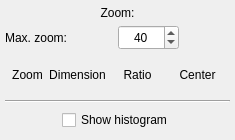
<?xml version="1.0" encoding="UTF-8"?>
<ui version="4.0">
 <class>TFViewModifier</class>
 <widget class="QWidget" name="TFViewModifier">
  <property name="geometry">
   <rect>
    <x>0</x>
    <y>0</y>
    <width>235</width>
    <height>140</height>
   </rect>
  </property>
  <property name="sizePolicy">
   <sizepolicy hsizetype="Preferred" vsizetype="Preferred">
    <horstretch>0</horstretch>
    <verstretch>0</verstretch>
   </sizepolicy>
  </property>
  <property name="minimumSize">
   <size>
    <width>235</width>
    <height>140</height>
   </size>
  </property>
  <property name="maximumSize">
   <size>
    <width>16777215</width>
    <height>16777215</height>
   </size>
  </property>
  <property name="windowTitle">
   <string>Form</string>
  </property>
  <widget class="QWidget" name="zoomWidget" native="true">
   <property name="geometry">
    <rect>
     <x>0</x>
     <y>0</y>
     <width>235</width>
     <height>140</height>
    </rect>
   </property>
   <property name="sizePolicy">
    <sizepolicy hsizetype="Preferred" vsizetype="Expanding">
     <horstretch>0</horstretch>
     <verstretch>0</verstretch>
    </sizepolicy>
   </property>
   <property name="minimumSize">
    <size>
     <width>0</width>
     <height>0</height>
    </size>
   </property>
   <layout class="QVBoxLayout" name="zoomValuesLayout">
    <property name="spacing">
     <number>5</number>
    </property>
    <property name="margin">
     <number>5</number>
    </property>
    <item>
     <widget class="QLabel" name="zoomTitleLabel">
      <property name="minimumSize">
       <size>
        <width>0</width>
        <height>15</height>
       </size>
      </property>
      <property name="maximumSize">
       <size>
        <width>16777215</width>
        <height>15</height>
       </size>
      </property>
      <property name="text">
       <string>Zoom:</string>
      </property>
      <property name="alignment">
       <set>Qt::AlignCenter</set>
      </property>
     </widget>
    </item>
    <item>
     <widget class="QWidget" name="maxSpinWidget" native="true">
      <property name="minimumSize">
       <size>
        <width>0</width>
        <height>25</height>
       </size>
      </property>
      <property name="maximumSize">
       <size>
        <width>16777215</width>
        <height>25</height>
       </size>
      </property>
      <layout class="QHBoxLayout" name="maxSpinLayout">
       <property name="spacing">
        <number>0</number>
       </property>
       <property name="margin">
        <number>0</number>
       </property>
       <item>
        <widget class="QLabel" name="maxZoomLabel">
         <property name="minimumSize">
          <size>
           <width>0</width>
           <height>25</height>
          </size>
         </property>
         <property name="text">
          <string>Max. zoom:</string>
         </property>
         <property name="alignment">
          <set>Qt::AlignRight|Qt::AlignTrailing|Qt::AlignVCenter</set>
         </property>
         <property name="margin">
          <number>2</number>
         </property>
        </widget>
       </item>
       <item>
        <spacer name="maxLeftSpacer">
         <property name="orientation">
          <enum>Qt::Horizontal</enum>
         </property>
         <property name="sizeHint" stdset="0">
          <size>
           <width>40</width>
           <height>20</height>
          </size>
         </property>
        </spacer>
       </item>
       <item>
        <widget class="QSpinBox" name="maxZoomSpin">
         <property name="sizePolicy">
          <sizepolicy hsizetype="Expanding" vsizetype="Expanding">
           <horstretch>0</horstretch>
           <verstretch>0</verstretch>
          </sizepolicy>
         </property>
         <property name="minimumSize">
          <size>
           <width>0</width>
           <height>25</height>
          </size>
         </property>
         <property name="layoutDirection">
          <enum>Qt::LeftToRight</enum>
         </property>
         <property name="alignment">
          <set>Qt::AlignCenter</set>
         </property>
         <property name="minimum">
          <number>1</number>
         </property>
         <property name="maximum">
          <number>10000</number>
         </property>
         <property name="value">
          <number>40</number>
         </property>
        </widget>
       </item>
       <item>
        <spacer name="maxRightSpacer">
         <property name="orientation">
          <enum>Qt::Horizontal</enum>
         </property>
         <property name="sizeHint" stdset="0">
          <size>
           <width>40</width>
           <height>20</height>
          </size>
         </property>
        </spacer>
       </item>
      </layout>
     </widget>
    </item>
    <item>
     <layout class="QVBoxLayout" name="valuesLayout">
      <property name="spacing">
       <number>0</number>
      </property>
      <property name="margin">
       <number>5</number>
      </property>
      <item>
       <widget class="QWidget" name="titlesWidget" native="true">
        <property name="minimumSize">
         <size>
          <width>215</width>
          <height>30</height>
         </size>
        </property>
        <property name="maximumSize">
         <size>
          <width>215</width>
          <height>30</height>
         </size>
        </property>
        <layout class="QHBoxLayout" name="titlesLayout">
         <property name="spacing">
          <number>5</number>
         </property>
         <property name="leftMargin">
          <number>0</number>
         </property>
         <property name="topMargin">
          <number>5</number>
         </property>
         <property name="rightMargin">
          <number>0</number>
         </property>
         <property name="bottomMargin">
          <number>5</number>
         </property>
         <item>
          <widget class="QLabel" name="zoomLabel">
           <property name="minimumSize">
            <size>
             <width>35</width>
             <height>20</height>
            </size>
           </property>
           <property name="maximumSize">
            <size>
             <width>35</width>
             <height>20</height>
            </size>
           </property>
           <property name="text">
            <string>Zoom</string>
           </property>
           <property name="alignment">
            <set>Qt::AlignCenter</set>
           </property>
           <property name="margin">
            <number>2</number>
           </property>
          </widget>
         </item>
         <item>
          <widget class="QLabel" name="dimensionLabel">
           <property name="minimumSize">
            <size>
             <width>55</width>
             <height>20</height>
            </size>
           </property>
           <property name="maximumSize">
            <size>
             <width>55</width>
             <height>20</height>
            </size>
           </property>
           <property name="text">
            <string>Dimension</string>
           </property>
           <property name="alignment">
            <set>Qt::AlignCenter</set>
           </property>
           <property name="margin">
            <number>2</number>
           </property>
          </widget>
         </item>
         <item>
          <widget class="QLabel" name="ratioLabel">
           <property name="minimumSize">
            <size>
             <width>55</width>
             <height>20</height>
            </size>
           </property>
           <property name="maximumSize">
            <size>
             <width>55</width>
             <height>20</height>
            </size>
           </property>
           <property name="text">
            <string>Ratio</string>
           </property>
           <property name="alignment">
            <set>Qt::AlignCenter</set>
           </property>
           <property name="margin">
            <number>2</number>
           </property>
          </widget>
         </item>
         <item>
          <widget class="QLabel" name="centerLabel">
           <property name="minimumSize">
            <size>
             <width>55</width>
             <height>20</height>
            </size>
           </property>
           <property name="maximumSize">
            <size>
             <width>55</width>
             <height>20</height>
            </size>
           </property>
           <property name="text">
            <string>Center</string>
           </property>
           <property name="alignment">
            <set>Qt::AlignCenter</set>
           </property>
           <property name="margin">
            <number>2</number>
           </property>
          </widget>
         </item>
        </layout>
       </widget>
      </item>
     </layout>
    </item>
    <item>
     <widget class="Line" name="separator">
      <property name="orientation">
       <enum>Qt::Horizontal</enum>
      </property>
     </widget>
    </item>
    <item>
     <widget class="QWidget" name="histogramWidget" native="true">
      <property name="minimumSize">
       <size>
        <width>100</width>
        <height>25</height>
       </size>
      </property>
      <property name="maximumSize">
       <size>
        <width>16777215</width>
        <height>25</height>
       </size>
      </property>
      <layout class="QHBoxLayout" name="histogramLayout">
       <property name="spacing">
        <number>0</number>
       </property>
       <property name="margin">
        <number>0</number>
       </property>
       <item>
        <spacer name="histogramLeftSpacer">
         <property name="orientation">
          <enum>Qt::Horizontal</enum>
         </property>
         <property name="sizeHint" stdset="0">
          <size>
           <width>40</width>
           <height>20</height>
          </size>
         </property>
        </spacer>
       </item>
       <item>
        <widget class="QCheckBox" name="histogramCheck">
         <property name="layoutDirection">
          <enum>Qt::LeftToRight</enum>
         </property>
         <property name="text">
          <string>Show histogram</string>
         </property>
        </widget>
       </item>
       <item>
        <spacer name="histogramRightSpacer">
         <property name="orientation">
          <enum>Qt::Horizontal</enum>
         </property>
         <property name="sizeHint" stdset="0">
          <size>
           <width>40</width>
           <height>20</height>
          </size>
         </property>
        </spacer>
       </item>
      </layout>
     </widget>
    </item>
   </layout>
  </widget>
 </widget>
 <resources/>
 <connections/>
</ui>
